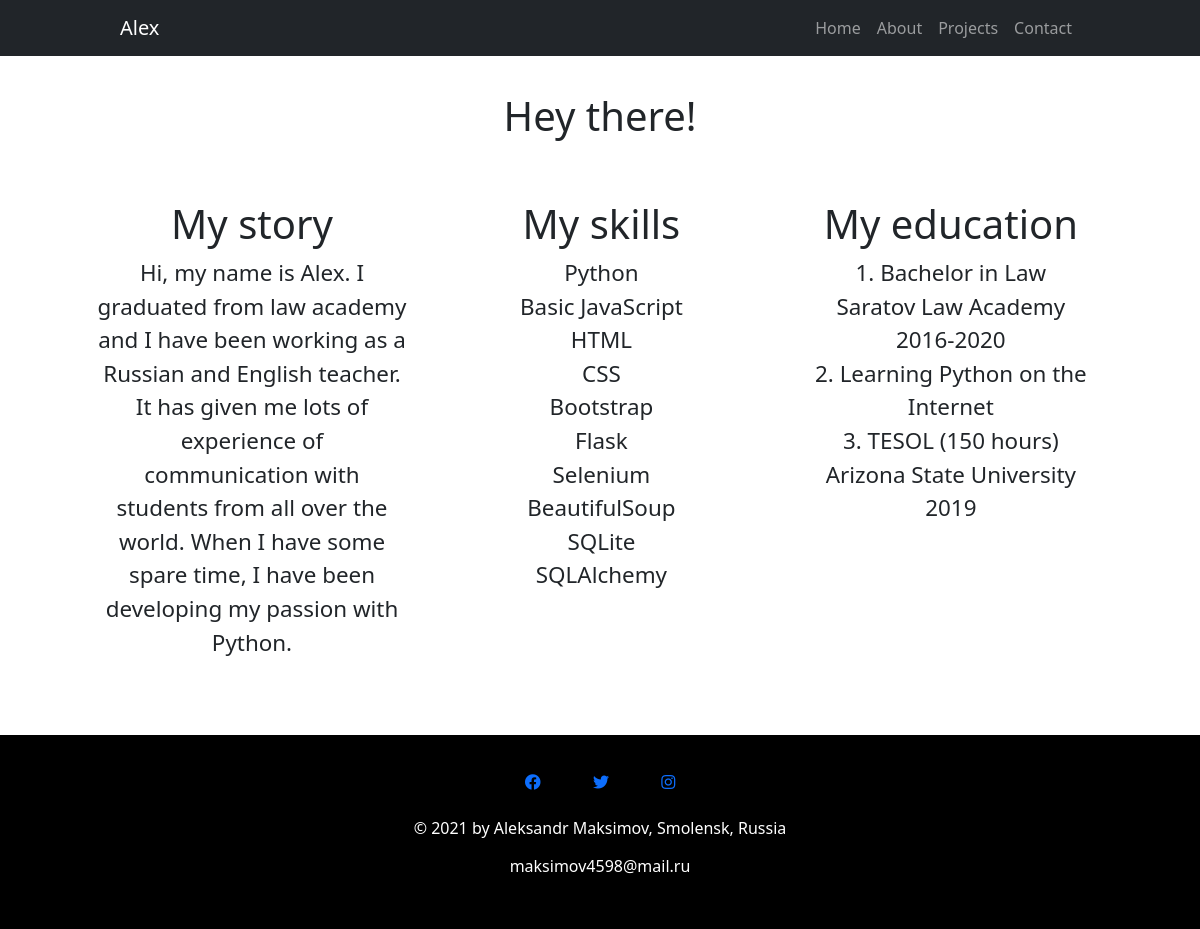
/about, run on the app's committed database.
### main.py (models this page shows)
class Skill(db.Model):
    __tablename__ = 'skills'
    id = db.Column(db.Integer, primary_key=True)
    skill = db.Column(db.String(50), nullable=False)

class Degree(db.Model):
    __tablename__ = 'degrees'
    id = db.Column(db.Integer, primary_key=True)
    degree = db.Column(db.String(50))
    organization = db.Column(db.String(100))
    period = db.Column(db.String(50))

### main.py (the view)
@app.route('/about')
def about():
    all_skills = Skill.query.all()
    all_degrees = Degree.query.all()
    return render_template('about.html', skills=all_skills, degrees=all_degrees)

### templates/about.html (shortened to what this page needs)
{% include 'header.html' %}
{% block content %}
<h1 class="title">Hey there!</h1>
<div class="content">
    <div class="about col-sm-4">
        <h1 class="subtitle">My story</h1>
        <p>Hi, my name is Alex. I graduated from law academy and I have been working as a Russian and English
            teacher.
            It has given me lots of experience of communication with students from all over the world. When I have
            some
            spare time, I have been developing my passion with Python.
        </p>
    </div>
    <div class="skills col-sm-4">
        <h1 class="subtitle">My skills</h1>
        {% for item in skills %}
            <p class="skill">{{ item.skill }}</p>
        {% endfor %}
    </div>
    <div class="education col-sm-4">
        <h1 class="subtitle">My education</h1>
        {% for item in degrees %}
            {% if item.organization == None or item.period == None: %}
                <p class='degree'>{{ item.id }}. {{ item.degree }}</p>
            {% else: %}
                <p class="degree">{{item.id}}. {{ item.degree }}</p>
                <p class="degree">{{ item.organization }}</p>
                <p class="degree">{{ item.period}}</p>
            {% endif %}
        {% endfor %}
    </div>
</div>
{% endblock %}
{% include 'footer.html' %}

### static/styles.css (style rules this page uses)
.title { text-align: center; padding: 3% 15% 0 15%; margin: 0 10% 0 10%; }
.content { display: flex; flex-direction: row; margin: 5% 14% 5% 8%; gap: 4%; }
.about, .skills, .education { font-size: 1.4em; text-align: center; }
.skill,.degree { margin-bottom: 0; }

### data on the page
Skill: skill "Python"
Skill: skill "Basic JavaScript"
Skill: skill "HTML"
Skill: skill "CSS"
Skill: skill "Bootstrap"
Skill: skill "Flask"
Skill: skill "Selenium"
Skill: skill "BeautifulSoup"
Skill: skill "SQLite"
Skill: skill "SQLAlchemy"
Degree: id "1", degree "Bachelor in Law", organization "Saratov Law Academy", period "2016-2020"
Degree: id "2", degree "Learning Python on the Internet"
Degree: id "3", degree "TESOL (150 hours)", organization "Arizona State University", period "2019"
